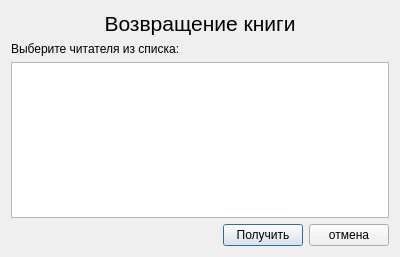
<?xml version="1.0" encoding="UTF-8"?>
<ui version="4.0">
 <class>Dialog</class>
 <widget class="QDialog" name="Dialog">
  <property name="geometry">
   <rect>
    <x>0</x>
    <y>0</y>
    <width>400</width>
    <height>257</height>
   </rect>
  </property>
  <property name="sizePolicy">
   <sizepolicy hsizetype="Fixed" vsizetype="Fixed">
    <horstretch>0</horstretch>
    <verstretch>0</verstretch>
   </sizepolicy>
  </property>
  <property name="maximumSize">
   <size>
    <width>400</width>
    <height>257</height>
   </size>
  </property>
  <property name="windowTitle">
   <string>Dialog</string>
  </property>
  <layout class="QVBoxLayout" name="verticalLayout">
   <item>
    <widget class="QLabel" name="label">
     <property name="font">
      <font>
       <pointsize>16</pointsize>
      </font>
     </property>
     <property name="text">
      <string>Возвращение книги</string>
     </property>
     <property name="alignment">
      <set>Qt::AlignCenter</set>
     </property>
    </widget>
   </item>
   <item>
    <widget class="QLabel" name="label_2">
     <property name="text">
      <string>Выберите читателя из списка:</string>
     </property>
    </widget>
   </item>
   <item>
    <widget class="QTableWidget" name="table"/>
   </item>
   <item>
    <layout class="QHBoxLayout" name="horizontalLayout">
     <item>
      <spacer name="horizontalSpacer">
       <property name="orientation">
        <enum>Qt::Horizontal</enum>
       </property>
       <property name="sizeHint" stdset="0">
        <size>
         <width>40</width>
         <height>20</height>
        </size>
       </property>
      </spacer>
     </item>
     <item>
      <widget class="QPushButton" name="ok_btn">
       <property name="text">
        <string>Получить</string>
       </property>
      </widget>
     </item>
     <item>
      <widget class="QPushButton" name="cancel_btn">
       <property name="text">
        <string>отмена</string>
       </property>
      </widget>
     </item>
    </layout>
   </item>
  </layout>
 </widget>
 <resources/>
 <connections/>
</ui>
